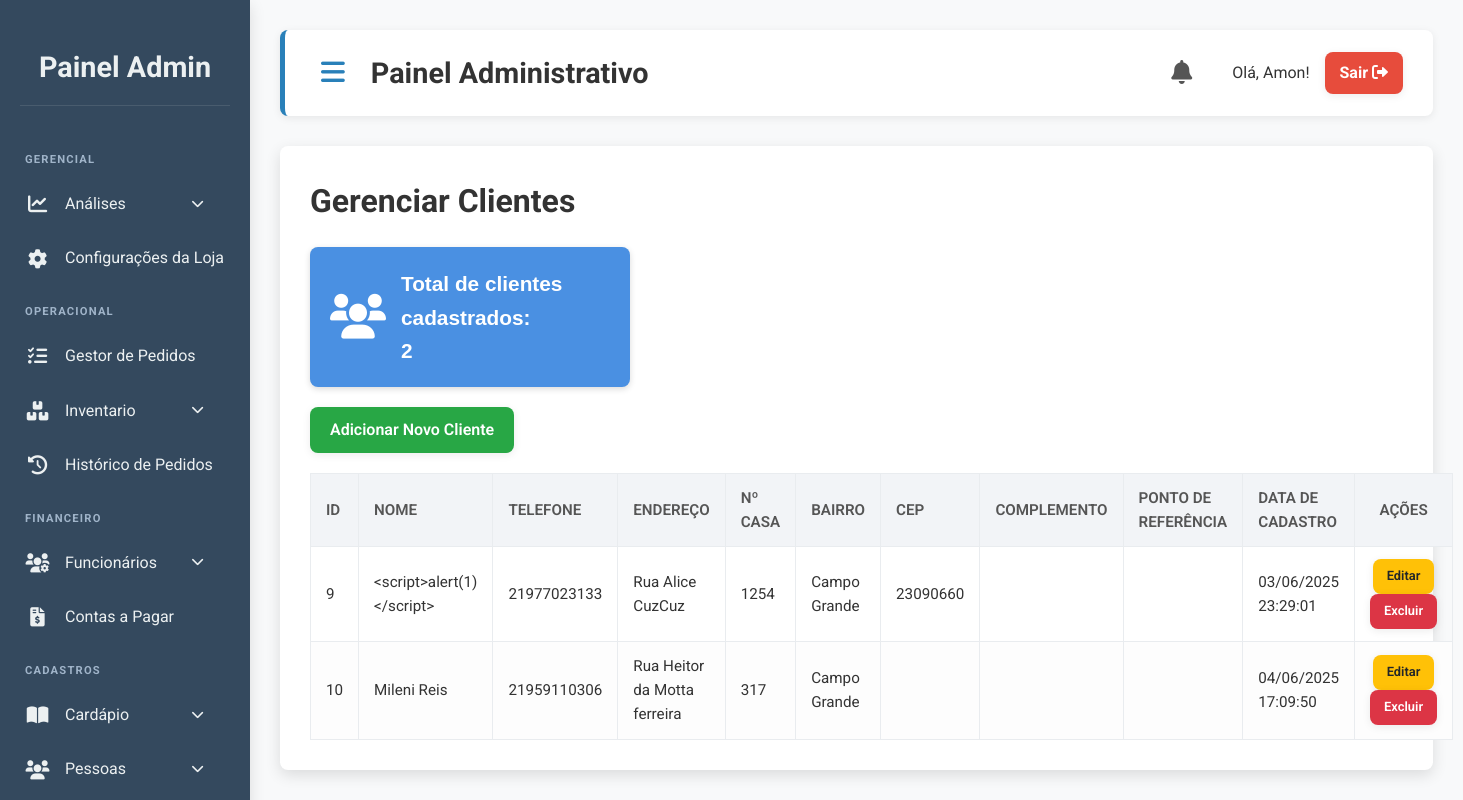
Page /admin/clientes/clientes.php (signed in) on the committed database.
### tables this page shows
CREATE TABLE `clientes` (
  `id` int(11) NOT NULL,
  `nome` varchar(100) NOT NULL,
  `telefone` varchar(20) DEFAULT NULL,
  `endereco` varchar(255) NOT NULL,
  `ncasa` varchar(50) DEFAULT NULL,
  `bairro` varchar(100) DEFAULT NULL,
  `cep` varchar(10) DEFAULT NULL,
  `ponto_referencia` varchar(255) DEFAULT NULL,
  `complemento` varchar(100) DEFAULT NULL,
  `data_cadastro` datetime DEFAULT current_timestamp()
);

### admin/clientes/clientes.php (the view, shortened to what this page needs)
<?php
require_once '../../includes/conexao.php';
$totalClientes = 0;
$resultCount = $conn->query("SELECT COUNT(*) as total FROM clientes");
if ($resultCount && $rowCount = $resultCount->fetch_assoc()) {
    $totalClientes = $rowCount['total'];
}
$clientes = [];
$sql = "SELECT id, nome, telefone, endereco, ncasa, bairro, cep, complemento, ponto_referencia, data_cadastro FROM clientes ORDER BY nome ASC";
$result = $conn->query($sql);
if ($result && $result->num_rows > 0) {
    while ($row = $result->fetch_assoc()) {
        $clientes[] = $row;
    }
}
?>
<h1>Gerenciar Clientes</h1>
<div class="card-total-clientes">
    <i class="fa fa-users" aria-hidden="true"></i>
    <div class="info">
        Total de clientes cadastrados:<br>
        <span><?= $totalClientes ?></span>
    </div>
</div>
<a href="adicionar.php" class="btn btn-success">Adicionar Novo Cliente</a>
<?php if (empty($clientes)) : ?>
    <p class="text-center">Nenhum cliente cadastrado ainda.</p>
<?php else : ?>
    <table>
        <thead>
            <tr>
                <th>ID</th>
                <th>Nome</th>
                <th>Telefone</th>
                <th>Endereço</th>
                <th>Nº Casa</th>
                <th>Bairro</th>
                <th>CEP</th>
                <th>Complemento</th>
                <th>Ponto de Referência</th>
                <th>Data de Cadastro</th>
                <th class="text-center">Ações</th>
            </tr>
        </thead>
        <tbody>
            <?php foreach ($clientes as $cliente) : ?>
                <tr>
                    <td><?= htmlspecialchars($cliente['id']) ?></td>
                    <td><?= htmlspecialchars($cliente['nome']) ?></td>
                    <td><?= htmlspecialchars($cliente['telefone'] ?? 'N/A') ?></td>
                    <td><?= htmlspecialchars($cliente['endereco'] ?? 'N/A') ?></td>
                    <td><?= htmlspecialchars($cliente['ncasa'] ?? 'S/N') ?></td>
                    <td><?= htmlspecialchars($cliente['bairro'] ?? 'N/A') ?></td>
                    <td><?= htmlspecialchars($cliente['cep'] ?? 'N/A') ?></td>
                    <td><?= htmlspecialchars($cliente['complemento'] ?? 'N/A') ?></td>
                    <td><?= htmlspecialchars($cliente['ponto_referencia'] ?? 'N/A') ?></td>
                    <td><?= htmlspecialchars(date('d/m/Y H:i:s', strtotime($cliente['data_cadastro']))) ?></td>
                    <td class="text-center">
                        <a href="editar.php?id=<?= $cliente['id'] ?>" class="btn btn-warning btn-sm">Editar</a>
                        <a href="excluir.php?id=<?= $cliente['id'] ?>" class="btn btn-danger btn-sm" onclick="return confirm('Tem certeza que deseja excluir este cliente?');">Excluir</a>
                    </td>
                </tr>
            <?php endforeach; ?>
        </tbody>
    </table>
<?php endif; ?>
<?php
include '../template_admin.php';
?>

### public/css/admin.css (style rules this page uses)
:root { --primary-color: #2980b9; --primary-hover-color: #2173a3; --secondary-color: #34495e; --accent-color: #2ecc71; --accent-hover-color: #27ae60; --text-color: #333; --light-text-color: #ecf0f1; --background-color: #f8f9fa; --card-background: #ffffff; --border-color: #e9ecef; --shadow-light: 0 2px 8px rgba(0,0,0,0.08); --shadow-medium: 0 5px 15px rgba(0,0,0,0.12); --shadow-hover: 0 8px 20px rgba(0,0,0,0.15); --border-radius-base: 8px; --transition-base: all 0.3s ease-in-out; --input-focus-shadow: 0 0 0 0.2rem rgba(41, 128, 185, 0.25); }
body { font-family: 'Roboto', sans-serif; background-color: var(--background-color); margin: 0; padding: 0; display: flex; min-height: 100vh; color: var(--text-color); line-height: 1.6; }
h1 { margin-top: 0; margin-bottom: 20px; font-weight: 700; }
table { width: 100%; border-collapse: collapse; margin-top: 20px; }
table th, table td { border: 1px solid var(--border-color); padding: 12px 15px; text-align: left; font-size: 0.95em; }
table th { background-color: #f2f4f7; color: #555; text-transform: uppercase; font-weight: 600; }
table tr:nth-child(even) { background-color: #fdfdfd; }
.text-center { text-align: center; }
.btn { padding: 10px 20px; border-radius: var(--border-radius-base); text-decoration: none; cursor: pointer; border: none; font-size: 1em; font-weight: 600; transition: var(--transition-base); display: inline-flex; align-items: center; justify-content: center; gap: 8px; box-shadow: var(--shadow-light); white-space: nowrap; }
.btn-primary, .btn-success, .btn-danger, .btn-info, .btn-secondary { color: white !important; }
.btn-success { background-color: #28a745; }
.btn-danger { background-color: #dc3545; }
.btn-warning { background-color: #ffc107 !important; color: #212529 !important; }
.btn-sm { padding: 7px 14px; font-size: 0.85em; gap: 5px; }

### public/css/clientes.css (style rules this page uses)
.card-total-clientes { background: #4a90e2; color: white; padding: 20px; border-radius: 8px; max-width: 280px; margin-bottom: 20px; box-shadow: 0 2px 6px rgba(0,0,0,0.15); display: flex; align-items: center; gap: 15px; font-family: Arial, sans-serif; }
.card-total-clientes i { font-size: 2.8rem; }
.card-total-clientes .info { font-size: 1.3rem; font-weight: bold; }

### rows in the picture
clientes: id "9", nome "<script>alert(1)</script>", telefone "21977023133", endereco "Rua Alice CuzCuz", ncasa "1254", bairro "Campo Grande", cep "23090660", data_cadastro "03/06/2025 23:29:01"
clientes: id "10", nome "Mileni Reis", telefone "21959110306", endereco "Rua Heitor da Motta ferreira", ncasa "317", bairro "Campo Grande", data_cadastro "04/06/2025 17:09:50"

### other values in the picture
$nome_usuario "Amon"
$totalClientes "2"
